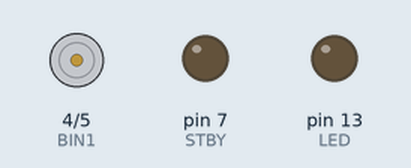
This sketch was run on a simulated Arduino Uno, built with avr-gcc and run on an emulated ATmega328P. On the bench: motor-driver pin pairs drawn as motors (green arrow = first pin HIGH = forward, orange = second pin HIGH = backward, longer = more drive, scaled by the enable pin, stopped while the standby pin is LOW), output pins drawn as LEDs (lit = HIGH).

Above: at 1.0 s.
At 2.7 s:
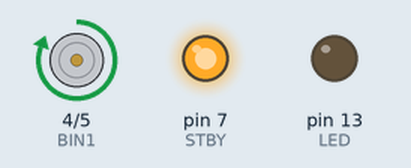
Timing chart, 0 to 5.5 s (numbered marks = the images above):
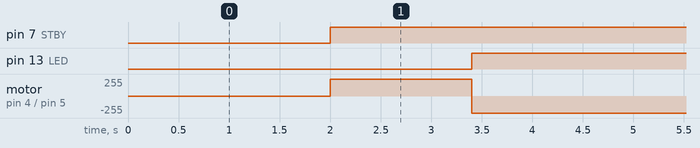

The sketch:

motor-test.ino
```cpp
// definition of ports

#define BIN1 4 //motor chanel 1
#define BIN2 5 //motor chanel 2
#define PWMB 3 //pwm control
#define STBY 7 // standby, have to be HIGH to run motor
const int LED = LED_BUILTIN;

void setup() {
  // pin mode initialization
  pinMode(BIN1,OUTPUT);
  pinMode(BIN2,OUTPUT);
  pinMode(PWMB,OUTPUT);
  pinMode(STBY,OUTPUT);
  pinMode(LED,OUTPUT);

}

void loop() {
  delay(2000);
  openDoor();
  delay(1400);
  setControllerToSTBY();
  lockDoor();
  delay(1400);

}

// opens door
void openDoor(){
  digitalWrite(BIN1,HIGH);
  digitalWrite(BIN2,LOW);
  digitalWrite(PWMB,HIGH);
  digitalWrite(STBY,HIGH);
  digitalWrite(LED,LOW);
  Serial.println("door open");
}

//locks door
void lockDoor(){
  digitalWrite(BIN1,LOW);
  digitalWrite(BIN2,HIGH);
  digitalWrite(PWMB,HIGH);
  digitalWrite(STBY,HIGH);
  digitalWrite(LED,HIGH);
  Serial.println("door locked");
}

//set motor controler to standby mode
void setControllerToSTBY(){
  digitalWrite(BIN1,LOW);
  digitalWrite(BIN2,LOW);
  digitalWrite(STBY,LOW);
  digitalWrite(LED,HIGH);
}
```

Measured:
- by itself, pin 7 (STBY): LOW → HIGH at 2.0 s
- by itself, pin 13 (LED): alternates HIGH for 3.4 s and LOW for 1.4 s
- by itself, motor on pin 4 (BIN1) / pin 5 (BIN2): alternates forward 255/255 for 1.4 s and backward 255/255 for 3.4 s
